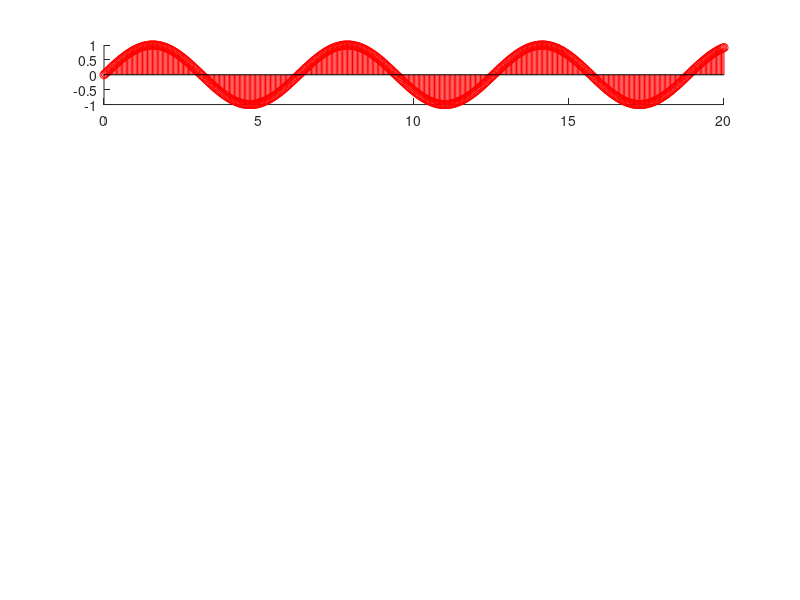

Write the MATLAB code that produced this figure. (Note: this script raises an error after producing the figure.)
%TDM
clc
clear all
close all
x=20; %plotting limits of x axis
n=500; %number of plot points
t=linspace(0,x,n);
len=length(t);
S1=sin(t);
S2=sawtooth(t,0.5);
S3=square(t);
S(1,:)=S1(:);
S(2,:)=S2(:);
S(3,:)=S3(:);
TDM=reshape(S,1,3*len);
T=linspace(0,x,length(TDM));
%plotting
subplot(511)
stem(t,S1,'r',Marker='.',MarkerSize=10)
title('Sine Wave','FontSize',12)
xlabel('Time','FontSize',12)
ylabel('Amplitude','FontSize',12)
subplot(512)
stem(t,S2,'g',Marker='.',MarkerSize=10)
title('Trianglular Wave','FontSize',12)
xlabel('Time','FontSize',12)
ylabel('Amplitude','FontSize',12)
subplot(513)
stem(t,S3,'b',Marker='.',MarkerSize=10)
title('Square Wave','FontSize',12)
xlabel('Time','FontSize',12)
ylabel('Amplitude','FontSize',12)
subplot(514)
plot(T,TDM)
title('Time Division Multiplexing','FontSize',12)
xlabel('Time','FontSize',12)
ylabel('Amplitude','FontSize',12)
subplot(515)
j=1;
for i=1:length(T)
    if(mod(i,3)==0)
        stem(T(j),TDM(j),'b',Marker='.',MarkerSize=10)
        hold on
    elseif(mod(i,3)==1)
        stem(T(j),TDM(j),'r',Marker='.',MarkerSize=10)
        hold on
    elseif(mod(i,3)==2)
        stem(T(j),TDM(j),'g',Marker='.',MarkerSize=10)
        hold on
    end
    j=j+1;
end
title('De-Multiplexing','FontSize',12)
xlabel('Time','FontSize',12)
ylabel('Amplitude','FontSize',12)
hold off
